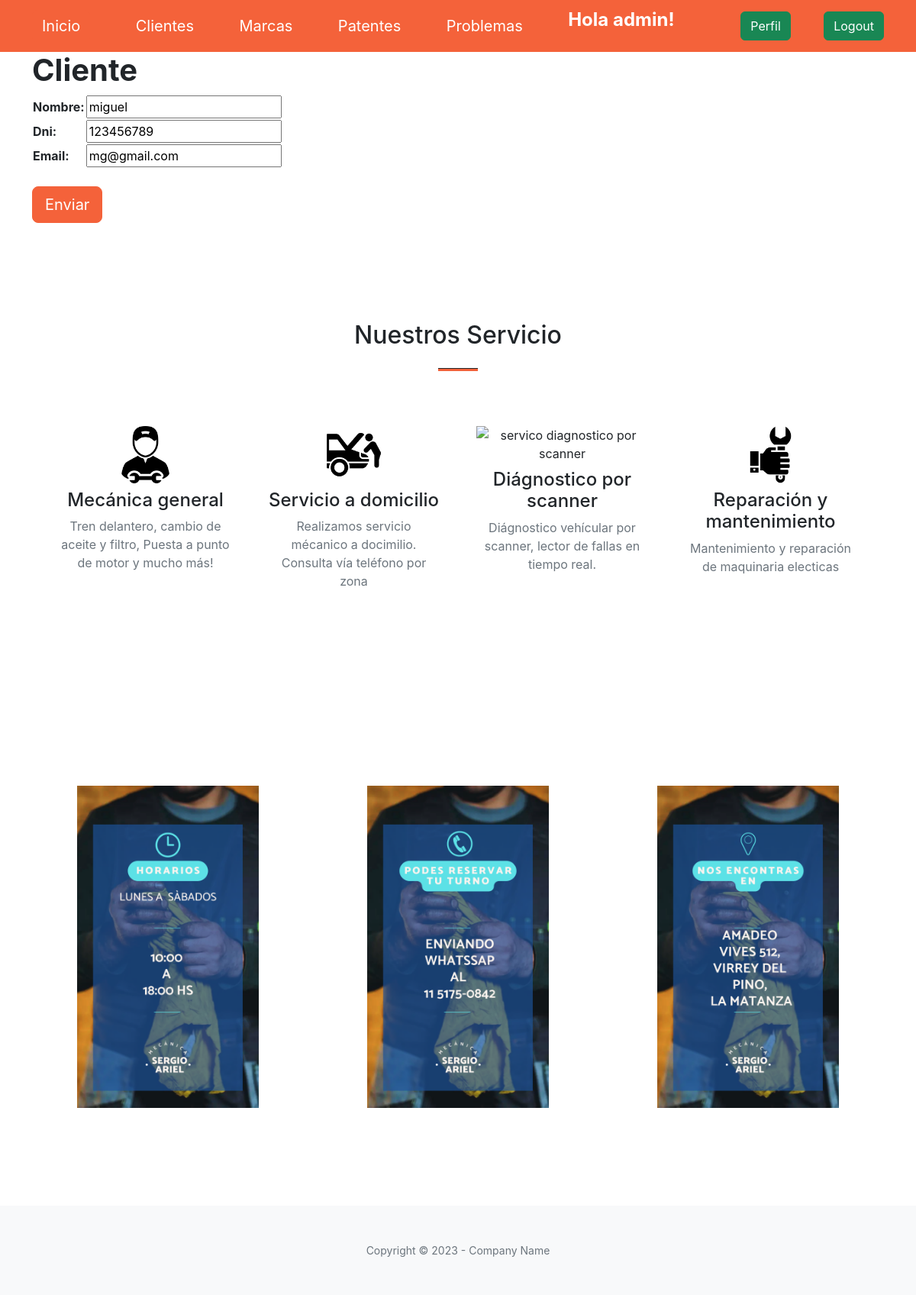
The app's page /update_cliente/1/ (signed in) with its own data.
### aplicacion/models.py (models this page shows, shortened)
class Cliente(models.Model):
    nombre = models.CharField(max_length=50)
    DNI = models.IntegerField()
    email = models.EmailField()

### aplicacion/views.py (the view)
# urls.py: path('update_cliente/<id_cliente>/', updateCliente, name="update_cliente" ),
@login_required
def updateCliente(request, id_cliente):
    cliente = Cliente.objects.get(id=id_cliente)
    if request.method == "POST":
        miForm = ClienteForm(request.POST)
        if miForm.is_valid():
            cliente.nombre = miForm.cleaned_data.get('nombre')
            cliente.DNI = miForm.cleaned_data.get('DNI')
            cliente.email = miForm.cleaned_data.get('email')
            cliente.save()
            return redirect(reverse_lazy('clientes'))
    else:
        miForm = ClienteForm(initial={
            'nombre': cliente.nombre,
            'DNI': cliente.DNI,
            'email': cliente.email,
        })
    return render(request, "aplicacion/clienteForm.html", {'form': miForm})

### aplicacion/forms.py
class ClienteForm(forms.Form):
    nombre = forms.CharField( max_length=50, required=True)
    DNI = forms.IntegerField(required=True)
    email = forms.EmailField(label="Email", required=False)

### aplicacion/templates/aplicacion/clienteForm.html (shortened to what this page needs)
{% extends 'aplicacion/base.html' %}
{% load static %}
{% block contenido %}
    <div class="container ">
        <h2 class="fs-1  fw-bold mt-8">Cliente</h2>
        <form action="" method="POST">
            <table>
                {{ form.as_table }}
            </table>
            <input  type="submit" value="Enviar" class="btn btn-primary btn-lg mt-4 ">
        </form>
    </div>
{% endblock contenido %}

### aplicacion/templates/aplicacion/base.html (shortened to what this page needs)
<!DOCTYPE html>
<html lang="en">
    <head>
        {% load static  %}
        <link href="https://cdn.jsdelivr.net/npm/bootstrap-icons@1.5.0/font/bootstrap-icons.css" rel="stylesheet" type="text/css" />
        <link href="{% static 'aplicacion/css/styles.css' %}" rel="stylesheet" />
        <link href="{% static 'aplicacion/css/stylebase.css' %}" rel="stylesheet" />
    </head>
    <body id="page-top mg-0 bg-blue ">
          <nav class="navbar navbar-dark bg-primary" >
            <div class="container bg-primary" id="navegacion">
                <a class="navbar-brand btn btn-primary" href="{% url 'home' %}">Inicio</a>
                {% if user.is_authenticated %}
                    <a class="navbar-brand" href="{% url 'clientes' %}">Clientes</a>
                    <a class="navbar-brand" href="{% url 'marcas' %}">Marcas</a>
                    <a class="navbar-brand" href="{% url 'patentes' %}">Patentes</a>
                    <a class="navbar-brand" href="{% url 'problemas' %}">Problemas</a>
                    <p style="color: white" class="fs-4 fw-bolder">Hola {{user.username}}!</p>
                    <a class="btn btn-success" href="{% url 'editar_perfil' %}">Perfil</a>
                    <a class="btn btn-success" href="{% url 'logout' %}">Logout</a>
                {% else %}
                    <a class="btn btn-success " href="{% url 'registro' %}">Registro</a>
                    <a class="btn btn-success" href="{% url 'login' %}">Login</a>
                {% endif %}
            </div>
        </nav>
        {% block contenido %}{% endblock contenido %}
        <section class="page-section " id="services" >
            <div class="container px-4 px-lg-5">
                <h2 class="text-center mt-0">Nuestros Servicio</h2>
                <hr class="divider" />
                <div class="row gx-4 gx-lg-5">
                    <div class="col-lg-3 col-md-6 text-center">
                        <div class="mt-5">
                            <div class="mb-2"><img src="{% static 'img/automovil-con-llave.png' %}" alt="servico mecanico" class=" col-4 h-10"></div>
                            <h3 class="h4 mb-2">Mecánica general</h3>
                            <p class="text-muted mb-0">Tren delantero, cambio de aceite y filtro, Puesta a punto de motor y mucho más! </p>
                        </div>
                    </div>
                    <div class="col-lg-3 col-md-6 text-center">
                        <div class="mt-5">
                            <div class="mb-2"><img src="{% static 'img/reparando.png' %}" alt="servico a domicilio" class=" col-4 h-10"></div>
                            <h3 class="h4 mb-2">Servicio a domicilio</h3>
                            <p class="text-muted mb-0">Realizamos servicio mécanico a docimilio. Consulta vía teléfono por zona</p>
                        </div>
                    </div>
                    <div class="col-lg-3 col-md-6 text-center">
                        <div class="mt-5">
                            <div class="mb-2"><img src="{% static 'img/carro.png' %}" alt="servico diagnostico por scanner" class=" col-4 h-10"></div>
                            <h3 class="h4 mb-2">Diágnostico por scanner</h3>
                            <p class="text-muted mb-0">Diágnostico vehícular por scanner, lector de fallas en tiempo real.</p>
                        </div>
                    </div>
                    <div class="col-lg-3 col-md-6 text-center">
                        <div class="mt-5">
                            <div class="mb-2"><img src="{% static 'img/reparar.png' %}" alt="mantenimiento de maquinaria" class=" col-4 h-10"></div>
                            <h3 class="h4 mb-2">Reparación y mantenimiento</h3>
                            <p class="text-muted mb-0">Mantenimiento y reparación  de maquinaria electicas</p>
                        </div>
                    </div>
                </div>
            </div>
        </section>
        <section class="page-section" id="contact">
            <div class="container text-center">
                <div class="row">
                  <div class="col">
                    <img src="{% static 'img/servicio01.png' %}" alt="servico " class=" col-8 h-10">
                  </div>
                  <div class="col">
                    <img src="{% static 'img/reservaMec.png' %}" alt="reserva" class=" col-8 h-10">
                  </div>
                  <div class="col">
                    <img src="{% static 'img/direccion.png' %}" alt="direccion" class=" col-8 h-10">
                  </div>
                </div>
              </div>
        </section>
        <footer class="bg-light py-5">
            <div class="container px-4 px-lg-5"><div class="small text-center text-muted">Copyright &copy; 2023 - Company Name</div></div>
        </footer>
    </body>
</html>

### records on screen
Cliente: nombre "miguel", DNI "123456789", email "mg@gmail.com"

### other values on screen
{{ user.username }} "admin"
